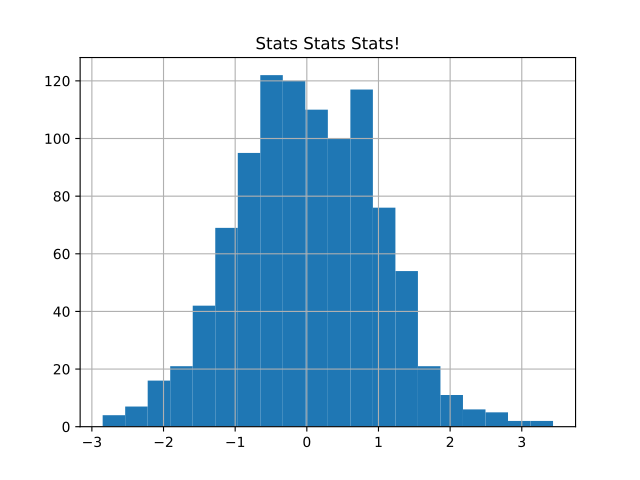

Recreate this plot in Python.
import matplotlib.pyplot as plt
import numpy as np
x = np.random.randn(1000)
plt.hist( x, 20)
plt.grid()
plt.title("Stats Stats Stats!")
